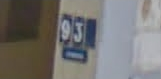
#> input picture Samples/4.png, 161 x 79 px
$ python main.py   (Python 2 division)   (older library calls are emulated)
#> lines starting #> are read from the running program, lines starting #| are printed output that depends on the picture
#-*- coding: utf-8 -*-

import cv2

img = cv2.imread("Samples//4.png")
#> img is the input picture: shape (79, 161, 3); mean B, G, R 113.5, 116, 118.2
gaussian_3 = cv2.GaussianBlur(img, (9,9), 0)
cv2.addWeighted(img, 7.5, gaussian_3, -6.5, 0, img)
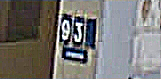
#> img: shape (79, 161, 3); mean B, G, R 114, 117, 119.3

gray = cv2.cvtColor(img, cv2.COLOR_BGR2GRAY)
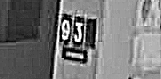
#> gray: shape (79, 161); min 0, max 255, mean 117.4
#> (the run stopped early here; a loop or call above may not have finished)

$ run again, with Samples/1.png copied over Samples/4.png
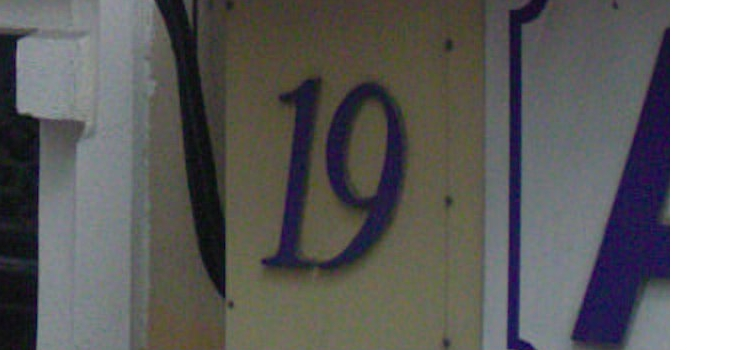
#> input picture Samples/1.png, 741 x 350 px
#> img is the input picture: shape (350, 741, 3); mean B, G, R 99.7, 100.7, 101.4
#> `cv2.addWeighted(img, 7.5, gaussian_3, -6.5, 0, img)`:
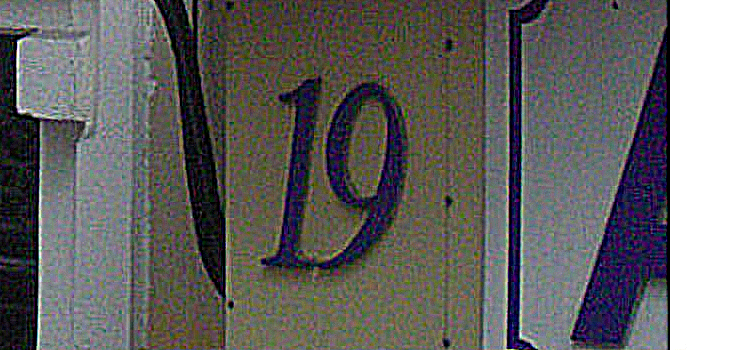
#> img: shape (350, 741, 3); mean B, G, R 99.8, 101.5, 102.2
#> `gray = cv2.cvtColor(img, cv2.COLOR_BGR2GRAY)`:
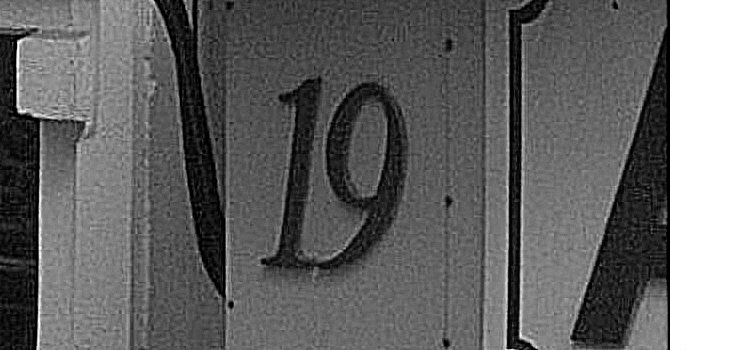
#> gray: shape (350, 741); min 0, max 255, mean 101.5

$ run again, with Samples/12.png copied over Samples/4.png
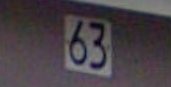
#> input picture Samples/12.png, 171 x 87 px
#> img is the input picture: shape (87, 171, 3); mean B, G, R 70.5, 65.5, 73
#> `cv2.addWeighted(img, 7.5, gaussian_3, -6.5, 0, img)`:
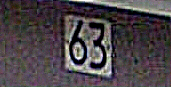
#> img: shape (87, 171, 3); mean B, G, R 72.2, 68.2, 75.5
#> `gray = cv2.cvtColor(img, cv2.COLOR_BGR2GRAY)`:
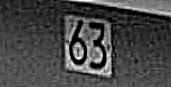
#> gray: shape (87, 171); min 0, max 255, mean 70.8
